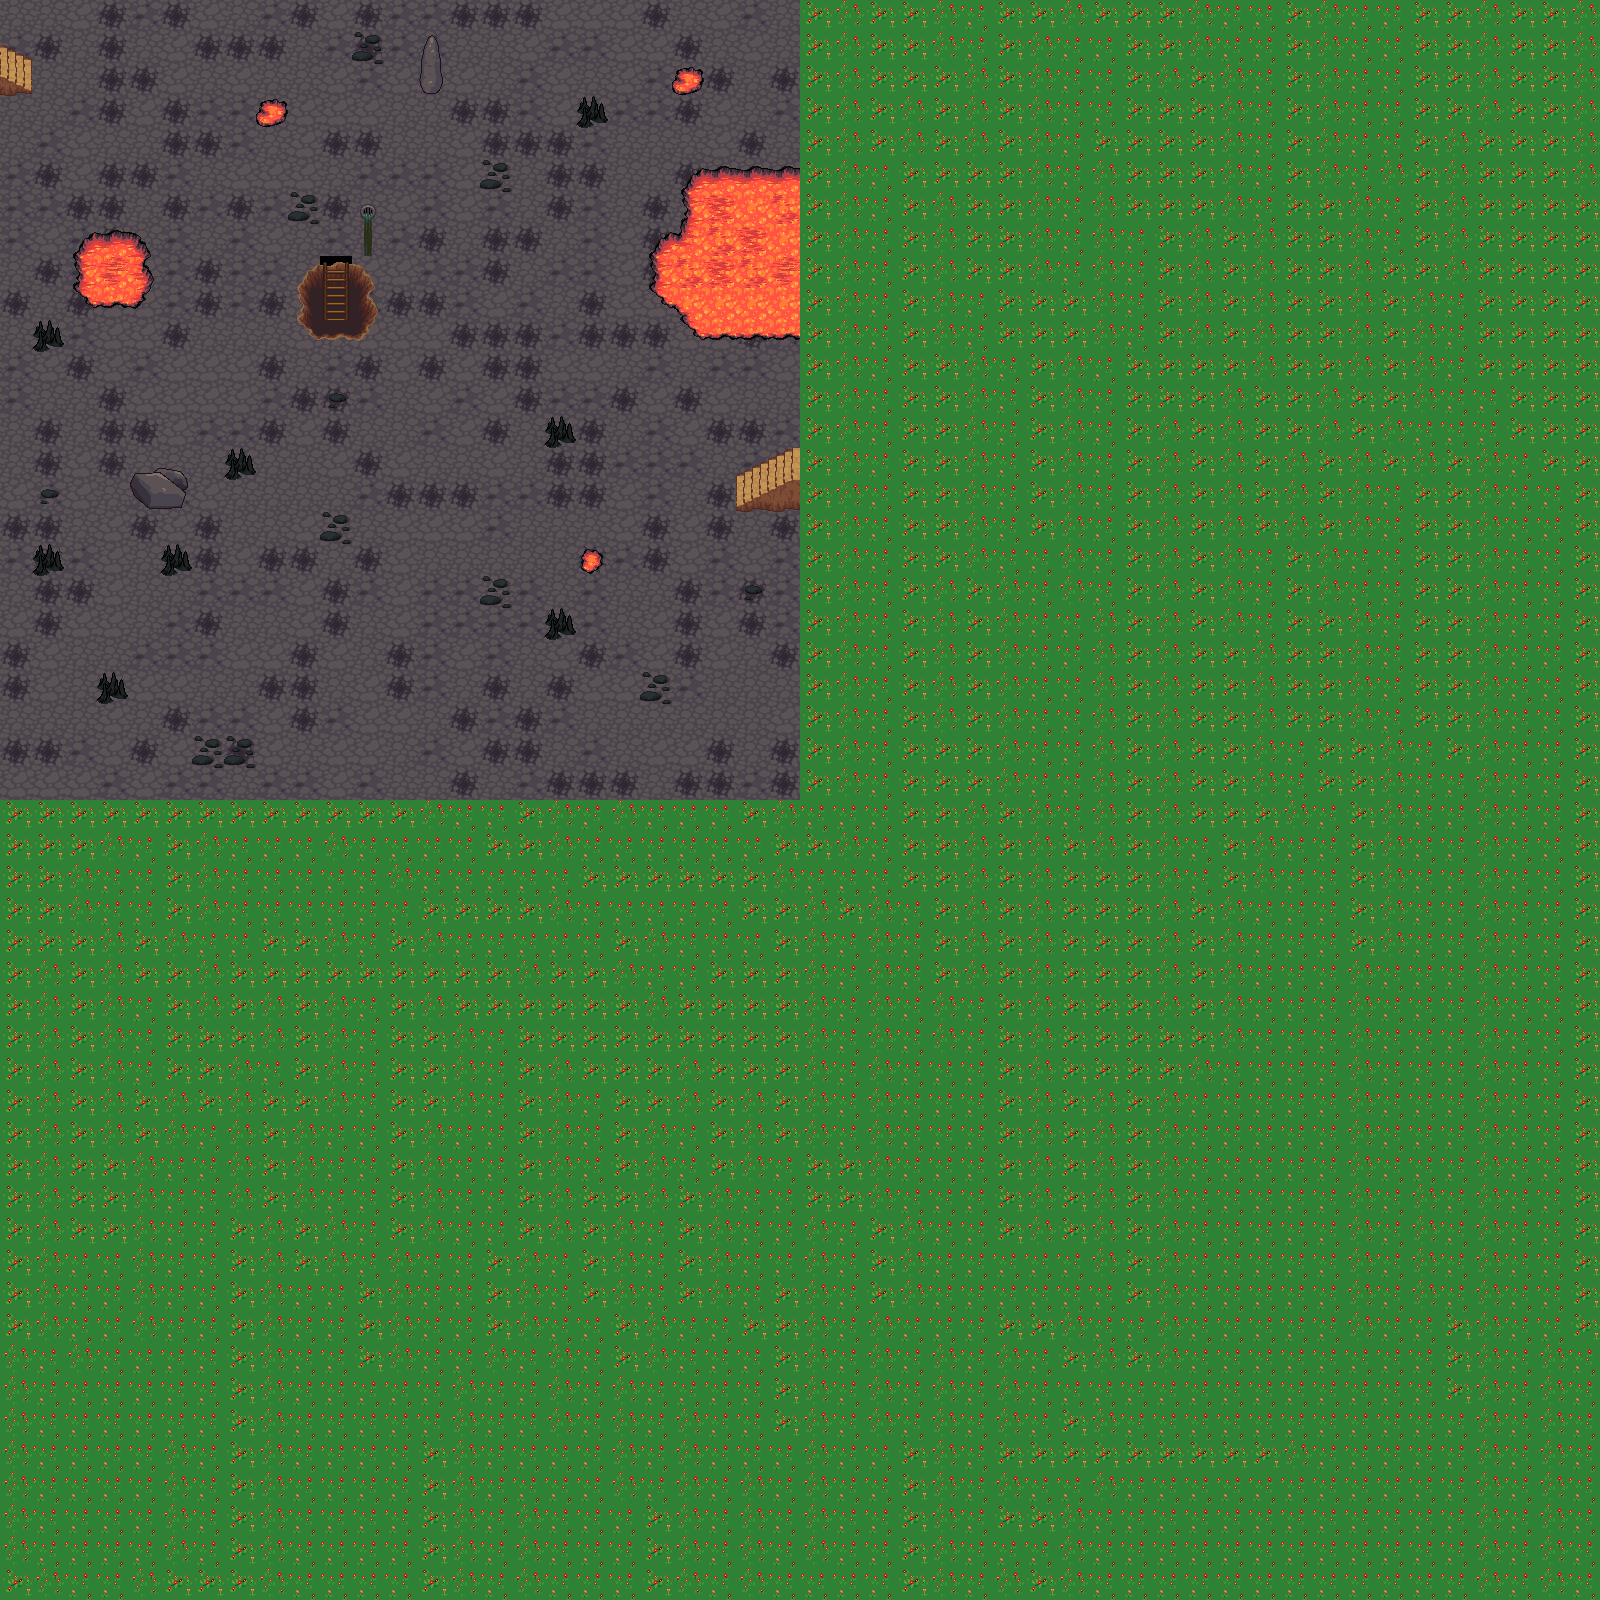

This is a level from a 2D game, rendered from its Tiled map with the project's own tilesets. A one-line summary and the map file follow, with tile-layer data summarised:
An orthogonal 50x50 tile map with 32x32 px tiles, 2 tile layers (Background, Underground) and 12 objects.

<map version="1.0" orientation="orthogonal" renderorder="left-up" width="50" height="50" tilewidth="32" tileheight="32" nextobjectid="20">
 <tileset firstgid="1" name="TileSet" tilewidth="32" tileheight="32">
  <image source="../../Media/Textures/TileSet.png" width="1024" height="1024" />
 </tileset>
 <layer name="Background" width="50" height="50">
  <data>[2500 cells, 2500 non-empty, 9 distinct tile ids]</data>
 </layer>
 <layer name="Underground" width="50" height="50">
  <data>[2500 cells, 81 non-empty, 42 distinct tile ids]</data>
 </layer>
 <objectgroup name="Capa de Objetos 1">
  <object id="1" x="-3.33333" y="94">
   <polyline points="0,0 40,0 40,-38.6667 1.33333,-40" />
  </object>
  <object id="2" x="257.333" y="99.3333" width="29.3333" height="27.3333" />
  <object id="3" x="672" y="68" width="32" height="26.6667" />
  <object id="4" x="580.667" y="546.667" width="22" height="28" />
  <object id="8" x="804" y="508.667">
   <polyline points="0,0 -59.3333,1.33333 -61.3333,-38.6667 4,-38" />
  </object>
  <object id="9" x="420" y="93.3333">
   <polyline points="0,0 24.6667,0.666667 24.6667,-27.3333 -2,-28 -1.33333,-0.666667" />
  </object>
  <object id="12" x="134" y="472">
   <polyline points="0,0 -12,16 8.66667,36.6667 51.3333,38.6667 57.3333,12.6667 50.6667,-5.33333 24,-8 3.33333,-1.33333" />
  </object>
  <object id="13" x="92" y="230.333">
   <polyline points="0,0 -19.6667,20.3333 -20.3333,57.6667 -5.66667,76.3333 45,80 61.6667,61.3333 66,46 62.6667,24 49,0.666667 3,-0.333333" />
  </object>
  <object id="15" x="810.667" y="172">
   <polyline points="0,0 -113.333,-1.33333 -129.333,9.33333 -130.667,61.3333 -117.333,74.6667" />
  </object>
  <object id="16" x="690.667" y="233.333">
   <polyline points="0,0 -23,-1 -40.3333,20.6667 -40.3333,52.6667 -20.6667,73.3333 13.6667,105.667 124,100" />
  </object>
  <object id="17" x="313.273" y="257.455" width="50.9091" height="35.0909" />
  <object id="18" x="311.091" y="293.455">
   <polyline points="0,0 -13.4545,8.36364 -15.0909,26.5455 -2.18182,43.0909 5.45455,48.9091 48.1818,49.6364 61.0909,39.0909 69.6364,19.6364 59.8182,-0.545455" />
  </object>
 </objectgroup>
 <objectgroup name="Capa de Objetos 2" />
</map>
